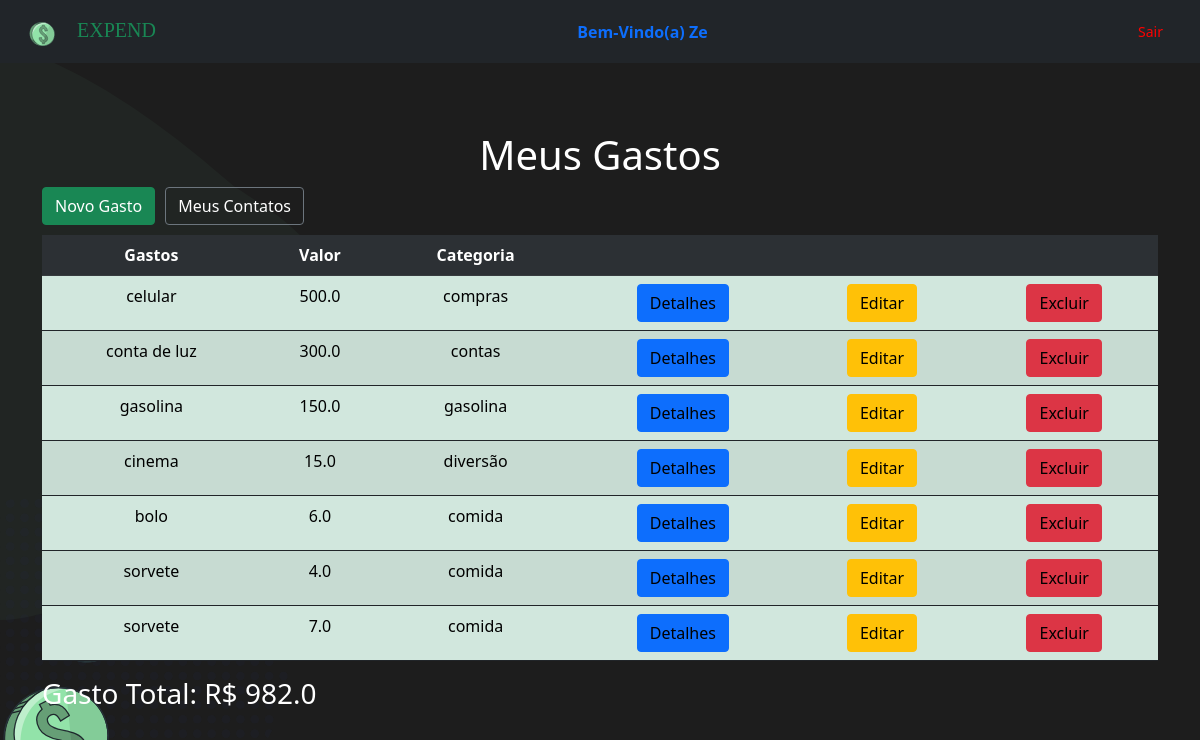
The page /listagem/ (signed in) on the database its author committed.
### invistame/models.py (models this page shows, shortened)
class Gasto(models.Model):
    gasto = models.TextField(max_length=200)
    valor = models.FloatField(max_length=9)
    pago = models.BooleanField(default=False)
    data = models.DateTimeField(default=timezone.now)
    hora = models.TimeField(default=time.strftime('%H:%M', time.localtime()))
    categoria = models.ForeignKey(CategoriaGasto, on_delete=models.DO_NOTHING)

class CategoriaGasto(models.Model):
    nome = models.CharField(max_length=50, null=True)
    def __str__(self):
        return self.nome

### invistame/views.py (the view)
# urls.py: path('listagem/', views.listagem, name='listagem'),
@login_required
def listagem(request):
    dados = {
        'dados': Gasto.objects.all(),
        'soma' : Gasto.objects.all().aggregate(total=Sum('valor'))
    }
    return render(request, 'investimentos/listagem.html', context=dados)

### invistame/templates/investimentos/listagem.html (shortened to what this page needs)
{% extends 'base.html' %}
{% block content %}
<div class="container">
    <h1 style="text-align: center; color: #fff; margin-top: 20px">Meus Gastos</h1>
    <button class="btn btn-success" style="margin-bottom: 10px;"><a style="color: white; text-decoration: none;"
            href="{% url 'novo_investimento' %}">Novo Gasto</a></button><button class="btn btn-outline-secondary"
        style="margin-bottom: 10px; margin-left: 10px;"><a style="color: white; text-decoration: none;"
            href="{% url 'contatos' %}">Meus
            Contatos</a></button>
    <table class='table table-success table-hover table-striped border-dark'>
        <tr style="text-align: center; border-radius: 20px;" class="table-dark">
            <th>Gastos</th>
            <th>Valor</th>
            <th>Categoria</th>
            <th></th>
            <th></th>
            <th></th>
        </tr>
        {% for dado in dados %}
        <tr style="text-align: center;">
            <td>{{dado.gasto}}</td>
            <td>{{dado.valor}}</td>
            <td>{{dado.categoria}}</td>
            <td><button class="btn btn-primary"><a style='color: black;text-decoration: none;'
                        href="{% url 'detalhes' dado.id %}">Detalhes</a></button></td>
            <td><button class="btn btn-warning"><a style='color: black;text-decoration: none;'
                        href="{% url 'editar' dado.id %}">Editar</a></button></td>
            <td><button class="btn btn-danger"><a style='color: black;text-decoration: none;'
                        href="{% url 'excluir' dado.id %}">Excluir</a></button></td>
        </tr>
        {% endfor %}
    </table>
    <h3 style="color: #fff;">Gasto Total: R$ {{soma.total}}</h3>
</div>
{% endblock %}

### invistame/templates/base.html (shortened to what this page needs)
{% load static %}
<!doctype html>
<html>
<head>
  <link href="https://cdn.jsdelivr.net/npm/bootstrap@5.0.2/dist/css/bootstrap.min.css" rel="stylesheet"
>
  <link rel="stylesheet" href="{% static 'css/styles.css' %}">
</head>
<body>
  {% if user.is_authenticated %}
  <div class="navbar-index">
    <nav class="navbar navbar-light bg-dark">
      <div class="container-fluid">
        <a class="navbar-brand text-success" style="font-family: 'Bungee', cursive;" href="{% url 'listagem' %}">
          <img src="{% static 'img/icon-title.svg' %}" alt="icone" width="60" height="30"
            class="d-inline-block align-text-top">
          EXPEND
        </a>
        <li style="display: flex; justify-content: center;">
          <strong class='nav-item nav-link'>Bem-Vindo(a) {{user.get_username.title}}</strong>
        </li>
        <button class="btn btn-sm btn-outline-secundary justify-content-end" type="button"><a href="{% url 'logout' %}"
            style="color: red;" class="nav-link">Sair</a></button>
      </div>
    </nav>
  </div>
  <br><br>
  {% endif %}
  {% block content %}
  {% endblock %}
</body>
</html>

### invistame/static/css/styles.css (style rules this page uses)
body { background: url("/static/img/page.svg"); background-repeat: no-repeat; background-size: cover; position: relative; height: 100vh; width: 100vw; }

### rows shown on the page
Gasto: gasto "celular", valor "500.0", categoria "compras"
Gasto: gasto "conta de luz", valor "300.0", categoria "contas"
Gasto: gasto "gasolina", valor "150.0", categoria "gasolina"
Gasto: gasto "cinema", valor "15.0", categoria "diversão"
Gasto: gasto "bolo", valor "6.0", categoria "comida"
Gasto: gasto "sorvete", valor "4.0", categoria "comida"
Gasto: gasto "sorvete", valor "7.0", categoria "comida"

### other values the page prints
{{ user.get_username.title }} "Ze"
{{ soma.total }} "982.0"
